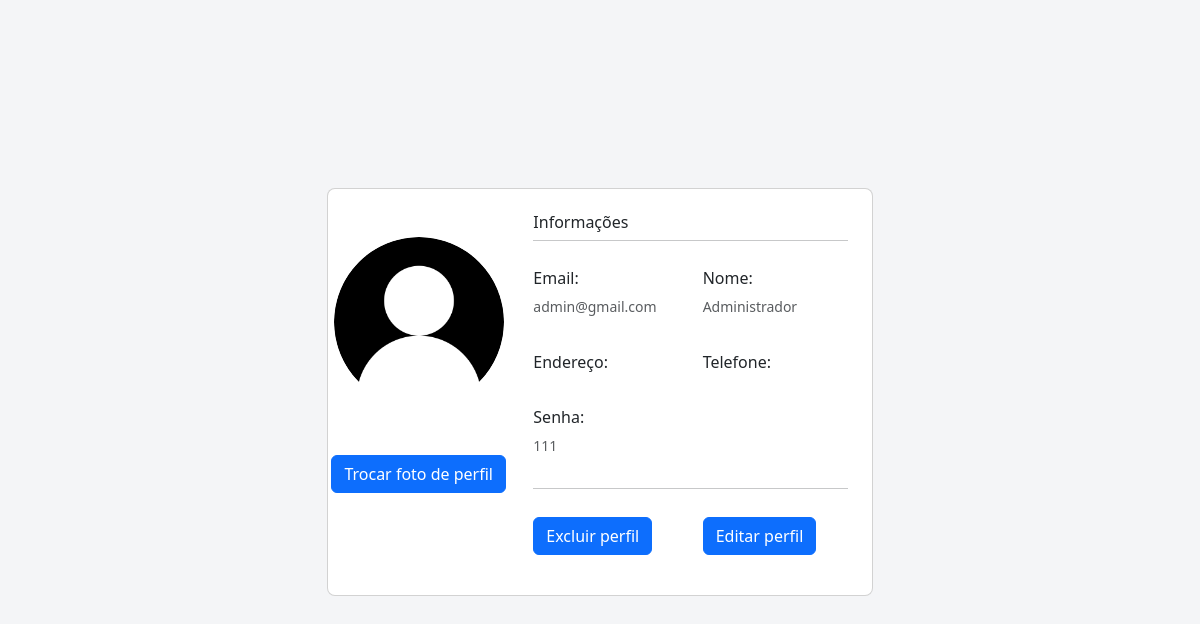
The app's page /perfil.php (signed in) with its own data.
### tables this page shows
CREATE TABLE IF NOT EXISTS `usuario` (
  `id_usuario` int NOT NULL AUTO_INCREMENT,
  `nome` varchar(255) DEFAULT NULL,
  `senha` varchar(255) DEFAULT NULL,
  `email` varchar(255) DEFAULT NULL,
  `endereco` varchar(255) DEFAULT NULL,
  `telefone` varchar(255) DEFAULT NULL,
  `tipo_cliente` int DEFAULT NULL,
  `foto` varchar(255) NOT NULL,
  PRIMARY KEY (`id_usuario`)
);

### perfil.php (the view, shortened to what this page needs)
<?php
$conexao = conectar();
$id_usuario = $_SESSION['id_usuario'];
$sql = "SELECT * FROM usuario WHERE id_usuario = $id_usuario";
$resultado = mysqli_query($conexao,$sql);
while ($geral = mysqli_fetch_assoc($resultado)) {
    $sql_usuario = "SELECT * FROM usuario WHERE id_usuario = " . $geral['id_usuario'];
    $resultado_usuario = mysqli_query($conexao, $sql_usuario);
?>
<!DOCTYPE html>
<html lang="pt-br">
<head>
 <?php include "links.php"; ?>
</head>
<body>
    <section class="vh-100" style="background-color: #f4f5f7;">
        <div class="container py-5 h-100">
            <div class="row d-flex justify-content-center align-items-center h-100">
                <div class="col col-lg-6 mb-4 mb-lg-0">
                    <div class="card mb-3" style="border-radius: .5rem;">
                        <div class="row g-0">
                            <div class="col-md-4 gradient-custom text-center text-white"
                                style="border-top-left-radius: .5rem; border-bottom-left-radius: .5rem;">
                                <img src="img/<?php echo $geral['foto']; ?>"
                                    alt="Avatar" class="img-fluid my-5" style="width: 170px; border-radius: 100px" />
                                  <a class="btn btn-primary" href="form_trocar_foto.php">Trocar foto de perfil</a>
                                <i class="far fa-edit mb-5"></i>
                            </div>
                            <div class="col-md-8">
                                <div class="card-body p-4">
                                    <h6>Informações </h6>
                                    <hr class="mt-0 mb-4">
                                    <div class="row pt-1">
                                        <div class="col-md-6 mb-3">
                                            <h6>Email:</h6>
                                            <p class="text-muted"><?php echo $geral['email']; ?></p>
                                        </div>
                                        <div class="col-md-6 mb-3">
                                            <h6>Nome:</s></h6>
                                            <p class="text-muted"><?php echo $geral['nome']; ?></p>
                                        </div>
                                    </div>
                                    <div class="row pt-1">
                                        <div class="col-md-6 mb-3">
                                            <h6>Endereço:</h6>
                                        </div>
                                        <div class="col-md-6 mb-3">
                                            <h6>Telefone:</s></h6>
                                        </div>
                                    </div>
                                    <div class="row pt-1">
                                        <div class="col-md-12 mb-3">
                                            <h6>Senha:</h6>
                                            <p class="text-muted"><?php echo $geral['senha']; ?></p>
                                        </div>
                                    </div>
                                    <hr class="mt-0 mb-4">
                                    <div class="row pt-1">
                                        <div class="col-md-6 mb-3">
                                            <a class="btn btn-primary" href="crud/excluir_usuario.php">Excluir perfil</a>
                                        </div>
                                        <div class="col-md-6 mb-3">
                                        <a class="btn btn-primary" href="tela_update_usuario.php">Editar perfil</a>
                                        </div>
                                    </div>
                                </div>
                            </div>
                        </div>
                    </div>
                </div>
            </div>
            <?php } ?>
        </div>
    </section>
</body>
</html>

### css/estilo.css (style rules this page uses)
body { font-family: 'roboto',sans-serif; width: 100%; height: 100%; text-decoration: none; }
.row { margin: 0; }
p,li { font-size: 14px; }

### records on screen
usuario: foto (placeholder picture), email "admin@gmail.com", nome "Administrador", senha "111"
